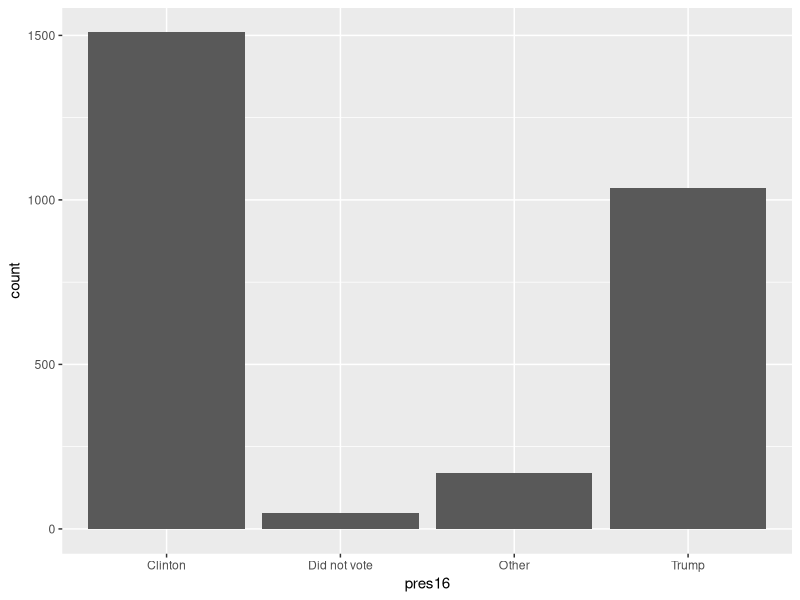

Recreate this plot in R.
#### Preamble ####
# Purpose: Prepare the 2021 US GSS data
# Author: SangWoong Lee, Young Suk
# Data: 17 March 2022
# Contact: sangwoong.lee@mail.utoronto.ca, young.suk@mail.utoronto.ca
# License: MIT
# Pre-requisites: 
# - Need to have downloaded the GSS data and saved it to inputs/data


#### Workspace setup ####
# Use R Projects, not setwd().
library(haven)
library(tidyverse)
# Read in the raw data. 
raw_data <- haven::read_dta("gss_analysis/gss2021.dta")

# Just keep some variables that may be of interest (change 
# this depending on your interests)
names(raw_data)

reduced_data <- 
  raw_data %>% 
  select(sexnow1, 
         degree,
         born,
         degree,
         income16,
         raceacs1,
         
         raceacs2,
         raceacs3,
         raceacs4,
         raceacs5,
         raceacs6,
         raceacs7,
         raceacs8,
         raceacs9,
         raceacs10,
         raceacs15,
         raceacs16,
         nateduc,
         natrace,
         natarms,
         natfare,
         natfarey,
         nataidy,
         natsoc,
         pres16) %>% 
  rename(gender = sexnow1,
         born_US = born,
         Family_income = income16,
         nation_education = nateduc,
         nation_arms = natarms,
         nation_race = natrace,
         nation_welfare = natfare,
         Assistance_to_the_poor = natfarey,
         Assistance_to_other_countries = nataidy,
         social_security = natsoc)

rm(raw_data)
# Recode to rename variables in gender according to options from the Codebook 'GSS 2021 Codebook R1b.pdf'.
# The question was Do you describe yourself as male, female, or transgender?
reduced_data <- 
  reduced_data %>% 
  mutate(gender = case_when(
    gender == 1 ~ "Male",
    gender == 2 ~ "Female",
    gender == 3 ~ "Transgender",
    gender == 4 ~ "Other",
  ))
# Recode to rename variables in born_US according to options from the Codebook 'GSS 2021 Codebook R1b.pdf'.
# The question was were you born in this country, US?
reduced_data <- 
  reduced_data %>% 
  mutate(born_US = case_when(
    born_US == 1 ~ "Yes",
    born_US == 2 ~ "No",
  ))
# Recode to rename variables in degree according to options from the Codebook 'GSS 2021 Codebook R1b.pdf'.
# The question was the respondent's degree.
reduced_data <- 
  reduced_data %>% 
  mutate(degree = case_when(
    degree == 0 ~ "Less than high school",
    degree == 1 ~ "High School",
    degree == 2 ~ "Associate College",
    degree == 3 ~ "Bachelors",
    degree == 4 ~ "Graduate"
  ))
# Recode to rename variables in Family_income according to options from the Codebook 'GSS 2021 Codebook R1b.pdf'.
# The question was in which of these groups did your total family income from all souces, fall last year?
# Before taxes.For simplicity, I divided groups into 
# 1) under $10,000
# 2) between $10,000 ~ $19,999
# 3) between $20,000 ~ $39,999
# 4) between $40,000 ~ $59,999
# 5) between $60,000 ~ $89,999
# 6) between $90,000 ~ $129,999
# 7) between $130,000 ~ $169,999
# 8) $170,000 or over
# 9) Refused 
reduced_data <- 
  reduced_data %>% 
  mutate(Family_income = case_when(
    Family_income == 1 ~ "Under $10,000",
    Family_income == 2 ~ "Under $10,000",
    Family_income == 3 ~ "Under $10,000",
    Family_income == 4 ~ "Under $10,000",
    Family_income == 5 ~ "Under $10,000",
    Family_income == 6 ~ "Under $10,000",
    Family_income == 7 ~ "Under $10,000",
    Family_income == 8 ~ "Under $10,000",
    Family_income == 9 ~ "$10,000 ~ $19,999",
    Family_income == 10 ~ "$10,000 ~ $19,999",
    Family_income == 11 ~ "$10,000 ~ $19,999",
    Family_income == 12 ~ "$10,000 ~ $19,999",
    Family_income == 13 ~ "$20,000 ~ $39,999",
    Family_income == 14 ~ "$20,000 ~ $39,999",
    Family_income == 15 ~ "$20,000 ~ $39,999",
    Family_income == 16 ~ "$20,000 ~ $39,999",
    Family_income == 17 ~ "$20,000 ~ $39,999",
    Family_income == 18 ~ "$40,000 ~ $59,999",
    Family_income == 19 ~ "$40,000 ~ $59,999",
    Family_income == 20 ~ "$60,000 ~ $89,999",
    Family_income == 21 ~ "$60,000 ~ $89,999",
    Family_income == 22 ~ "$90,000 ~ $129,999",
    Family_income == 23 ~ "$90,000 ~ $129,999",
    Family_income == 24 ~ "$130,000 ~ $169,999",
    Family_income == 25 ~ "$130,000 ~ $169,999",
    Family_income == 26 ~ "$170,000 or over",
    Family_income == 27 ~ "Refused"
  ))
# Recode to rename variables in nation_education according to options from the Codebook 'GSS 2021 Codebook R1b.pdf'.
# The question was whether US is spending too much, too little, or about the right amount on 
# improving the nation's education system.
# One thing to notice here is that there exists 50.7% of respondents who answered "Not Applicable".
# Unfortunately this falls into "NA". 
reduced_data <- 
  reduced_data %>% 
  mutate(nation_education = case_when(
    nation_education == 1 ~ "Too little",
    nation_education == 2 ~ "About right",
    nation_education == 3 ~ "Too much",
  ))
# Recode to rename variables in nation_race according to options from the Codebook 'GSS 2021 Codebook R1b.pdf'.
# The question was whether US is spending too much, too little, or about the right amount on 
# improving the conditions of Blacks
# Similar to nation education, this has 50.7% of respondents who answered "Not Applicable".
# Unfortunately this falls into "NA". 
reduced_data <- 
  reduced_data %>% 
  mutate(nation_race = case_when(
    nation_race == 1 ~ "Too little",
    nation_race == 2 ~ "About right",
    nation_race == 3 ~ "Too much",
  ))
# Recode to rename variables in nation_arms according to options from the Codebook 'GSS 2021 Codebook R1b.pdf'.
# The question was whether US is spending too much, too little, or about the right amount on 
# The military, armaments, and defense
# Unfortunetly 50.7% of respondents answered "Not Applicable" which falls into "NA".
reduced_data <- 
  reduced_data %>% 
  mutate(nation_arms = case_when(
    nation_arms == 1 ~ "Too little",
    nation_arms == 2 ~ "About right",
    nation_arms == 3 ~ "Too much",
  ))

reduced_data$race_sum <- reduced_data %>%
  select(raceacs1, raceacs2, raceacs3, raceacs4, raceacs5, raceacs6, raceacs7, raceacs8, raceacs9, raceacs10, raceacs15, raceacs16) %>%
  rowSums(.)


reduced_data <- reduced_data %>%
  mutate(raceacs1 = if_else(raceacs1 == 1, "white", "")) %>%
  mutate(raceacs2 = if_else(raceacs2 == 1, "black", "")) %>%
  mutate(raceacs3 = if_else(raceacs3 == 1, "asian", "")) %>%
  mutate(raceacs4 = if_else(raceacs4 == 1, "asian", "")) %>%
  mutate(raceacs5 = if_else(raceacs5 == 1, "asian", "")) %>%
  mutate(raceacs6 = if_else(raceacs6 == 1, "asian", "")) %>%
  mutate(raceacs7 = if_else(raceacs7 == 1, "asian", "")) %>%
  mutate(raceacs8 = if_else(raceacs8 == 1, "asian", "")) %>%
  mutate(raceacs9 = if_else(raceacs9 == 1, "asian", "")) %>%
  mutate(raceacs10 = if_else(raceacs10 == 1, "asian", "")) %>%
  mutate(raceacs16 = if_else(raceacs16 == 1, "hispanic", "")) %>%
  mutate(raceacs15 = if_else(raceacs15 == 1, "other", ""))
  
reduced_data$race <- paste(reduced_data$raceacs1, reduced_data$raceacs2, reduced_data$raceacs3,
                           reduced_data$raceacs4, reduced_data$raceacs5, reduced_data$raceacs6, 
                           reduced_data$raceacs7, reduced_data$raceacs8, reduced_data$raceacs9,
                           reduced_data$raceacs10, reduced_data$raceacs15, reduced_data$raceacs16)

reduced_data <- reduced_data %>%
  mutate(race = if_else(race_sum == 1, "", "other"))

# Recode to rename variables in nation_welfare according to options from the Codebook 'GSS 2021 Codebook R1b.pdf'.
# The question was whether US is spending too much, too little, or about the right amount on 
# Welfare
# Unfortunetly 50.7% of respondents answered "Not Applicable" which falls into "NA".
reduced_data <- 
  reduced_data %>% 
  mutate(nation_welfare = case_when(
    nation_welfare == 1 ~ "Too little",
    nation_welfare == 2 ~ "About right",
    nation_welfare == 3 ~ "Too much",
  ))
# Recode to rename variables in Assistance_to_the_poor according to options from the Codebook 'GSS 2021 Codebook R1b.pdf'.
# The question was whether US is spending too much, too little, or about the right amount on 
# assistance to the poor
# Unfortunetly 49.3% of respondents answered "Not Applicable" which falls into "NA".

reduced_data <- 
  reduced_data %>% 
  mutate(Assistance_to_the_poor = case_when(
    Assistance_to_the_poor == 1 ~ "Too little",
    Assistance_to_the_poor == 2 ~ "About right",
    Assistance_to_the_poor == 3 ~ "Too much",
  ))
# Recode to rename variables in Assistance_to_other_countries according to options from the Codebook 'GSS 2021 Codebook R1b.pdf'.
# The question was whether US is spending too much, too little, or about the right amount on 
# assistance to the other countries.
# Unfortunately 49.3% of respondents answered "Not Applicable" which falls into "NA".

reduced_data <- 
  reduced_data %>% 
  mutate(Assistance_to_other_countries = case_when(
    Assistance_to_other_countries == 1 ~ "Too little",
    Assistance_to_other_countries == 2 ~ "About right",
    Assistance_to_other_countries == 3 ~ "Too much",
  ))
# Recode to rename variables in social_security according to options from the Codebook 'GSS 2021 Codebook R1b.pdf'.
# The question was whether US is spending too much, too little, or about the right amount on 
# social security
reduced_data <- 
  reduced_data %>% 
  mutate(social_security = case_when(
    social_security == 1 ~ "Too little",
    social_security == 2 ~ "About right",
    social_security == 3 ~ "Too much",
  ))
# Recode to rename variables in pres16 according to options from the Codebook 'GSS 2021 Codebook R1b.pdf'.
# The question was whether a respondent voted for Hillary Clinton or Donald Trump
reduced_data <- 
  reduced_data %>% 
  mutate(pres16 = case_when(
    pres16 == 1 ~ "Clinton",
    pres16 == 2 ~ "Trump",
    pres16 == 3 ~ "Other",
    pres16 == 4 ~ "Did not vote",
  ))
#race_data <- data.frame(white = sum(reduced_data$raceacs1, na.rm = T), black = sum(reduced_data$raceacs2, na.rm = T),
#                        native_american = sum(reduced_data$raceacs3, na.rm = T),
#                        asian = sum(reduced_data$raceacs4, reduced_data$raceacs5, 
#                     reduced_data$raceacs6, reduced_data$raceacs7, 
#                     reduced_data$raceacs8, reduced_data$raceacs9, 
#                     reduced_data$raceacs10, na.rm = T),
#                     hispanic = sum(reduced_data$raceacs15, na.rm = T),
#                     other = sum(reduced_data$raceacs16, na.rm = T))

reduced_data <- reduced_data[!is.na(reduced_data$pres16), ]
  
reduced_data %>%
  ggplot(aes(x = pres16)) +
  geom_bar()

#### What's next? ####



         